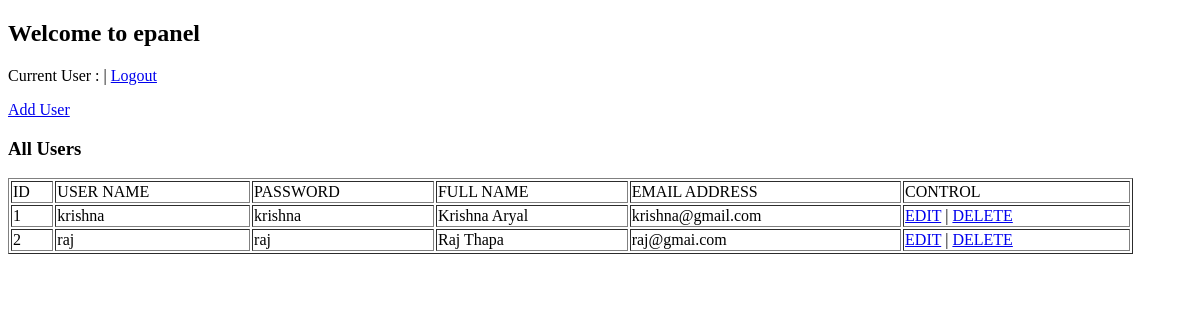
The app's page /index (signed in), older data.
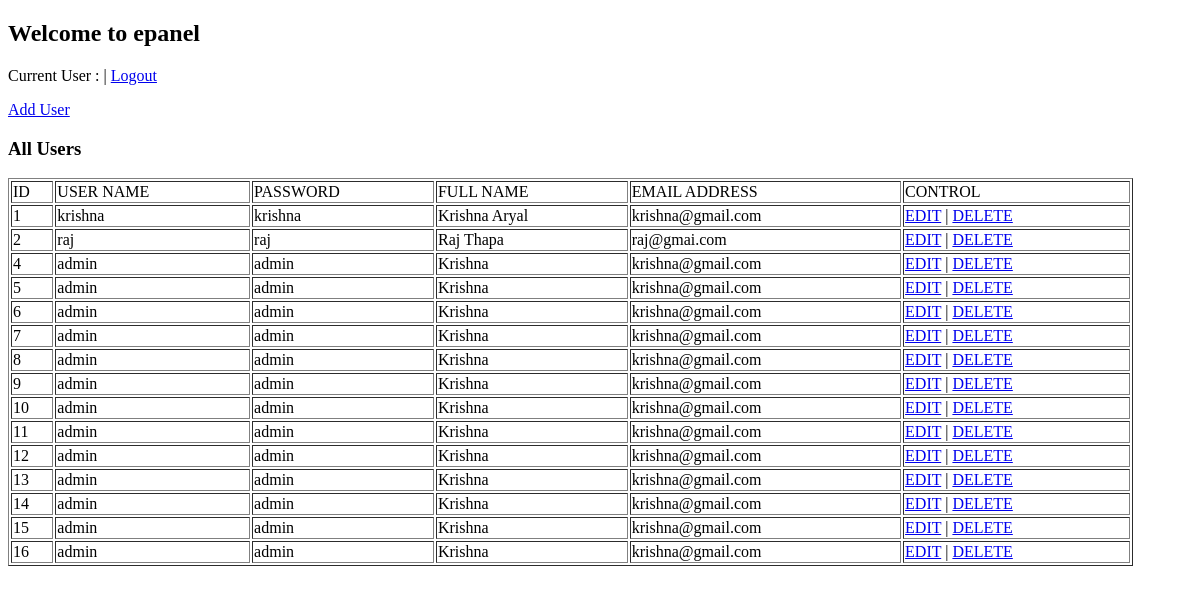
The same page, newer data.
### epanel/models.py (models this page shows, shortened)
class UserInfo(models.Model):
    username = models.CharField(max_length=20)
    password = models.CharField(max_length=20)
    fullname = models.CharField(max_length=50)
    email = models.CharField(max_length=50)

### epanel/views.py (the view)
# urls.py: path('index', index),
def index(request):
    users = UserInfo.objects.all()
    print("Index " + str(request.session['CurrentUser']))
    cUser = request.session['CurrentUser'];
    return render(request, 'epanel/index.html', {'users':users, 'cuser':cUser})

### epanel/templates/epanel/index.html (shortened to what this page needs)
<!DOCTYPE html>
<html lang="en">
<head>
</head>
<body>
    <h2>Welcome to epanel</h2>
    <p>Current User : {{ cuser.username }} | <a href="logout">Logout</a> </p>
    <p><a href="new">Add User</a></p>
    <h3>All Users</h3>
    <table border="1" width="95%">
        <thead>
            <td>ID</td>
            <td>USER NAME</td>
            <td>PASSWORD</td>
            <td>FULL NAME</td>
            <td>EMAIL ADDRESS</td>
            <td>CONTROL</td>
        </thead>
        {% for user in users %}
        <tr>
            <td>{{ user.id }}</td>
            <td>{{ user.username }}</td>
            <td>{{ user.password }}</td>
            <td>{{ user.fullname }}</td>
            <td>{{ user.email }}</td>
            <td><a href="/edit?id={{ user.id }}">EDIT</a> | <a href="/delete?id={{ user.id }}">DELETE</a></td>
        </tr>
        {% endfor %}
    </table>
</body>
</html>

Row changes from the older to the newer data that the page shows:
added UserInfo: id "4", username "admin", password "admin", fullname "Krishna", email "krishna@gmail.com"
added UserInfo: id "5", username "admin", password "admin", fullname "Krishna", email "krishna@gmail.com"
added UserInfo: id "6", username "admin", password "admin", fullname "Krishna", email "krishna@gmail.com"
added UserInfo: id "7", username "admin", password "admin", fullname "Krishna", email "krishna@gmail.com"
added UserInfo: id "8", username "admin", password "admin", fullname "Krishna", email "krishna@gmail.com"
added UserInfo: id "9", username "admin", password "admin", fullname "Krishna", email "krishna@gmail.com"
added UserInfo: id "10", username "admin", password "admin", fullname "Krishna", email "krishna@gmail.com"
added UserInfo: id "11", username "admin", password "admin", fullname "Krishna", email "krishna@gmail.com"
added UserInfo: id "12", username "admin", password "admin", fullname "Krishna", email "krishna@gmail.com"
added UserInfo: id "13", username "admin", password "admin", fullname "Krishna", email "krishna@gmail.com"
added UserInfo: id "14", username "admin", password "admin", fullname "Krishna", email "krishna@gmail.com"
added UserInfo: id "15", username "admin", password "admin", fullname "Krishna", email "krishna@gmail.com"
added UserInfo: id "16", username "admin", password "admin", fullname "Krishna", email "krishna@gmail.com"
